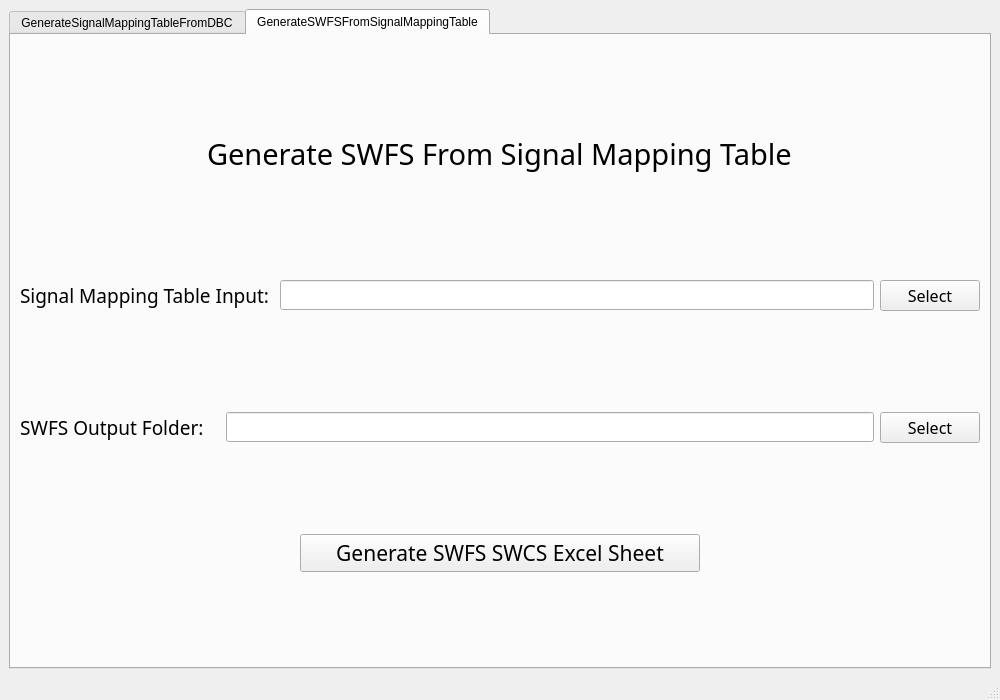
<?xml version="1.0" encoding="UTF-8"?>
<ui version="4.0">
 <class>MainWindow</class>
 <widget class="QMainWindow" name="MainWindow">
  <property name="geometry">
   <rect>
    <x>0</x>
    <y>0</y>
    <width>1000</width>
    <height>700</height>
   </rect>
  </property>
  <property name="windowTitle">
   <string>MainWindow</string>
  </property>
  <widget class="QWidget" name="centralwidget">
   <layout class="QGridLayout" name="gridLayout">
    <item row="0" column="0">
     <widget class="QTabWidget" name="tabWidget">
      <property name="minimumSize">
       <size>
        <width>400</width>
        <height>250</height>
       </size>
      </property>
      <property name="layoutDirection">
       <enum>Qt::LeftToRight</enum>
      </property>
      <property name="currentIndex">
       <number>1</number>
      </property>
      <property name="elideMode">
       <enum>Qt::ElideMiddle</enum>
      </property>
      <widget class="QWidget" name="tab">
       <attribute name="title">
        <string>GenerateSignalMappingTableFromDBC</string>
       </attribute>
       <layout class="QGridLayout" name="gridLayout_2">
        <item row="2" column="0">
         <layout class="QHBoxLayout" name="horizontalLayout_5">
          <item>
           <widget class="QLabel" name="label_2">
            <property name="minimumSize">
             <size>
              <width>200</width>
              <height>30</height>
             </size>
            </property>
            <property name="font">
             <font>
              <family>Adobe 宋体 Std L</family>
              <pointsize>14</pointsize>
             </font>
            </property>
            <property name="text">
             <string>Signal Mapping Tabel Folder:</string>
            </property>
           </widget>
          </item>
          <item>
           <widget class="QLineEdit" name="lineEdit_SignalMappingTable">
            <property name="minimumSize">
             <size>
              <width>0</width>
              <height>30</height>
             </size>
            </property>
            <property name="readOnly">
             <bool>true</bool>
            </property>
           </widget>
          </item>
          <item>
           <widget class="QPushButton" name="pushButton_SignalMappingTableOutput">
            <property name="minimumSize">
             <size>
              <width>100</width>
              <height>30</height>
             </size>
            </property>
            <property name="font">
             <font>
              <family>Adobe 宋体 Std L</family>
              <pointsize>12</pointsize>
             </font>
            </property>
            <property name="text">
             <string>Select</string>
            </property>
           </widget>
          </item>
         </layout>
        </item>
        <item row="1" column="0">
         <layout class="QHBoxLayout" name="horizontalLayout_4">
          <property name="sizeConstraint">
           <enum>QLayout::SetDefaultConstraint</enum>
          </property>
          <property name="topMargin">
           <number>10</number>
          </property>
          <property name="bottomMargin">
           <number>10</number>
          </property>
          <item>
           <widget class="QLabel" name="label">
            <property name="minimumSize">
             <size>
              <width>200</width>
              <height>30</height>
             </size>
            </property>
            <property name="font">
             <font>
              <family>Adobe 宋体 Std L</family>
              <pointsize>14</pointsize>
             </font>
            </property>
            <property name="text">
             <string>DBC File Input: </string>
            </property>
           </widget>
          </item>
          <item>
           <widget class="QLineEdit" name="lineEdit_DBCFileIput">
            <property name="minimumSize">
             <size>
              <width>0</width>
              <height>30</height>
             </size>
            </property>
            <property name="readOnly">
             <bool>true</bool>
            </property>
           </widget>
          </item>
          <item>
           <widget class="QPushButton" name="pushButton_DBCFileInput">
            <property name="minimumSize">
             <size>
              <width>100</width>
              <height>30</height>
             </size>
            </property>
            <property name="font">
             <font>
              <family>Adobe 宋体 Std L</family>
              <pointsize>12</pointsize>
             </font>
            </property>
            <property name="text">
             <string>Select</string>
            </property>
           </widget>
          </item>
         </layout>
        </item>
        <item row="0" column="0" alignment="Qt::AlignHCenter">
         <widget class="QLabel" name="label_title_01">
          <property name="maximumSize">
           <size>
            <width>16777215</width>
            <height>50</height>
           </size>
          </property>
          <property name="baseSize">
           <size>
            <width>0</width>
            <height>0</height>
           </size>
          </property>
          <property name="font">
           <font>
            <family>Adobe 宋体 Std L</family>
            <pointsize>22</pointsize>
           </font>
          </property>
          <property name="text">
           <string>Generate Signal Mapping Table From DBC</string>
          </property>
         </widget>
        </item>
        <item row="3" column="0" alignment="Qt::AlignHCenter">
         <widget class="QPushButton" name="pushButton_GenerateSignalMappingTable">
          <property name="sizePolicy">
           <sizepolicy hsizetype="Fixed" vsizetype="Fixed">
            <horstretch>0</horstretch>
            <verstretch>0</verstretch>
           </sizepolicy>
          </property>
          <property name="minimumSize">
           <size>
            <width>400</width>
            <height>30</height>
           </size>
          </property>
          <property name="font">
           <font>
            <family>Adobe 宋体 Std L</family>
            <pointsize>16</pointsize>
           </font>
          </property>
          <property name="text">
           <string>Generate Signal Mapping Table</string>
          </property>
         </widget>
        </item>
       </layout>
      </widget>
      <widget class="QWidget" name="tab_2">
       <attribute name="title">
        <string>GenerateSWFSFromSignalMappingTable</string>
       </attribute>
       <layout class="QGridLayout" name="gridLayout_3">
        <item row="0" column="0" alignment="Qt::AlignHCenter">
         <widget class="QLabel" name="label_title_2">
          <property name="maximumSize">
           <size>
            <width>16777215</width>
            <height>50</height>
           </size>
          </property>
          <property name="baseSize">
           <size>
            <width>0</width>
            <height>0</height>
           </size>
          </property>
          <property name="font">
           <font>
            <family>Adobe 宋体 Std L</family>
            <pointsize>22</pointsize>
           </font>
          </property>
          <property name="text">
           <string>Generate SWFS From Signal Mapping Table</string>
          </property>
         </widget>
        </item>
        <item row="1" column="0">
         <layout class="QHBoxLayout" name="horizontalLayout_6">
          <property name="sizeConstraint">
           <enum>QLayout::SetDefaultConstraint</enum>
          </property>
          <property name="topMargin">
           <number>10</number>
          </property>
          <property name="bottomMargin">
           <number>10</number>
          </property>
          <item>
           <widget class="QLabel" name="label_3">
            <property name="minimumSize">
             <size>
              <width>200</width>
              <height>30</height>
             </size>
            </property>
            <property name="font">
             <font>
              <family>Adobe 宋体 Std L</family>
              <pointsize>14</pointsize>
             </font>
            </property>
            <property name="text">
             <string>Signal Mapping Table Input: </string>
            </property>
           </widget>
          </item>
          <item>
           <widget class="QLineEdit" name="lineEdit_SignalMappingTableInput">
            <property name="minimumSize">
             <size>
              <width>0</width>
              <height>30</height>
             </size>
            </property>
            <property name="readOnly">
             <bool>true</bool>
            </property>
           </widget>
          </item>
          <item>
           <widget class="QPushButton" name="pushButton_SignalMappingTableInput">
            <property name="minimumSize">
             <size>
              <width>100</width>
              <height>30</height>
             </size>
            </property>
            <property name="font">
             <font>
              <family>Adobe 宋体 Std L</family>
              <pointsize>12</pointsize>
             </font>
            </property>
            <property name="text">
             <string>Select</string>
            </property>
           </widget>
          </item>
         </layout>
        </item>
        <item row="2" column="0">
         <layout class="QHBoxLayout" name="horizontalLayout_7">
          <item>
           <widget class="QLabel" name="label_4">
            <property name="minimumSize">
             <size>
              <width>200</width>
              <height>30</height>
             </size>
            </property>
            <property name="font">
             <font>
              <family>Adobe 宋体 Std L</family>
              <pointsize>14</pointsize>
             </font>
            </property>
            <property name="text">
             <string>SWFS Output Folder:</string>
            </property>
           </widget>
          </item>
          <item>
           <widget class="QLineEdit" name="lineEdit_SWFS_Output">
            <property name="minimumSize">
             <size>
              <width>0</width>
              <height>30</height>
             </size>
            </property>
            <property name="readOnly">
             <bool>true</bool>
            </property>
           </widget>
          </item>
          <item>
           <widget class="QPushButton" name="pushButton_SWFS_Output">
            <property name="minimumSize">
             <size>
              <width>100</width>
              <height>30</height>
             </size>
            </property>
            <property name="font">
             <font>
              <family>Adobe 宋体 Std L</family>
              <pointsize>12</pointsize>
             </font>
            </property>
            <property name="text">
             <string>Select</string>
            </property>
           </widget>
          </item>
         </layout>
        </item>
        <item row="3" column="0" alignment="Qt::AlignHCenter">
         <widget class="QPushButton" name="pushButton_GenerateSWFSExcelSheet">
          <property name="sizePolicy">
           <sizepolicy hsizetype="Fixed" vsizetype="Fixed">
            <horstretch>0</horstretch>
            <verstretch>0</verstretch>
           </sizepolicy>
          </property>
          <property name="minimumSize">
           <size>
            <width>400</width>
            <height>30</height>
           </size>
          </property>
          <property name="font">
           <font>
            <family>Adobe 宋体 Std L</family>
            <pointsize>16</pointsize>
           </font>
          </property>
          <property name="text">
           <string>Generate SWFS SWCS Excel Sheet</string>
          </property>
         </widget>
        </item>
       </layout>
      </widget>
     </widget>
    </item>
   </layout>
  </widget>
  <widget class="QMenuBar" name="menubar">
   <property name="geometry">
    <rect>
     <x>0</x>
     <y>0</y>
     <width>812</width>
     <height>18</height>
    </rect>
   </property>
  </widget>
  <widget class="QStatusBar" name="statusbar"/>
 </widget>
 <resources/>
 <connections/>
</ui>
